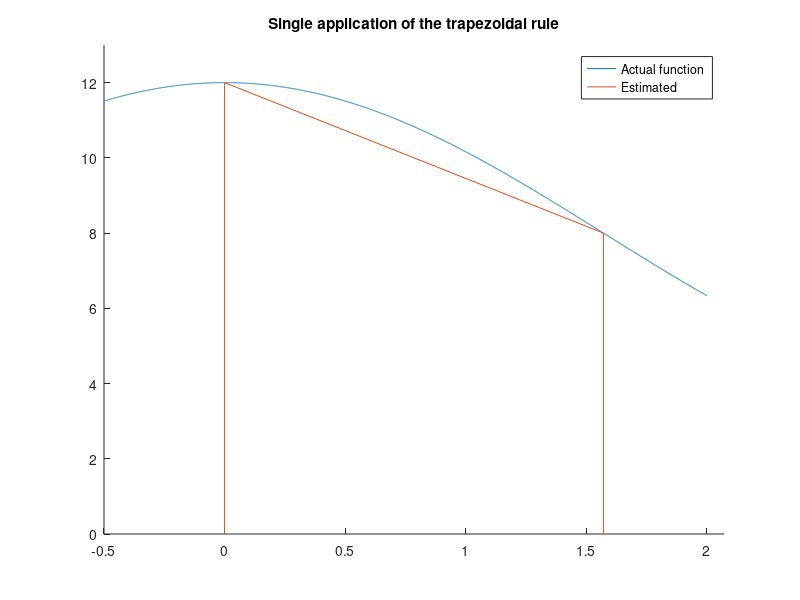

MATLAB code to generate this figure:
clear
close all
format long

% The given function
func = @(x) 8 + 4.*cos(x);
lower_bound = 0;
upper_bound = pi / 2;
actual = 8 * (upper_bound - lower_bound) + 4 * (sin(upper_bound) - sin(lower_bound));

% Single application of the trapezoidal rule
estimated = (upper_bound - lower_bound) * (func(upper_bound) + func(lower_bound)) / 2;
% The error
error_value = abs(estimated - actual) / actual;

% Print out the information
fprintf('Q1-b: Single application of the trapezoidal rule\n');
fprintf('Estimated Value: %.10f\n', estimated);
fprintf('Actual Value:    %.10f\n', actual);
fprintf('Percent Error:   %.2f%%\n', error_value * 100);

% Plot the figure
hold on;
x = -0.5: 0.001: 2;
x_step = [lower_bound lower_bound upper_bound upper_bound];
y_step = [0 func(lower_bound) func(upper_bound) 0];
plot(x, func(x));
plot(x_step , y_step);
xlim([lower_bound-0.5 upper_bound+0.5]);
ylim([0 13])
title('Single application of the trapezoidal rule')
legend("Actual function", "Estimated");